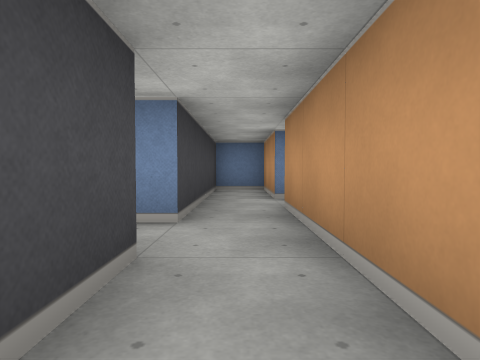
[1] (above)

21 first-person views from a walk through a cub3D maze. The camera is about half as high as the walls, tilts 2° down and sees 75° across. The floor is counted in squares. Each view is taken from the middle of a square. On the plan, view 1 faces up. The plan holds only what a view shows up to about 9 squares ahead; the rest is blank.

[2]
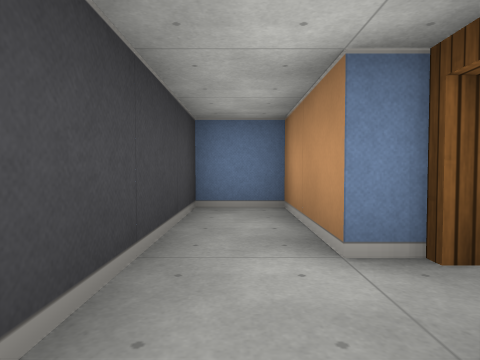

[3]
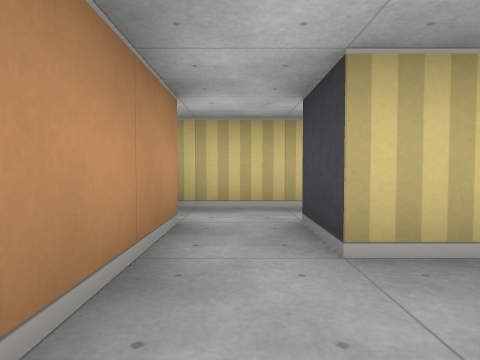

[4]
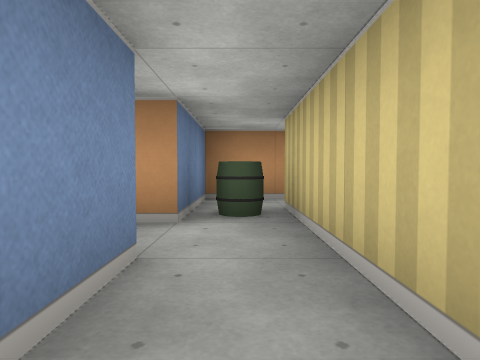

[5]
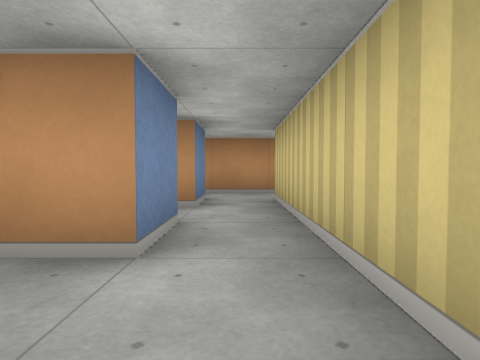

[6]
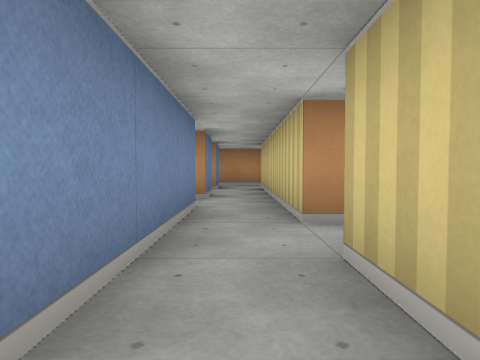

[7]
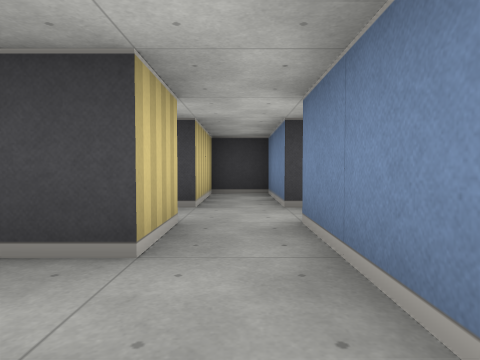

[8]
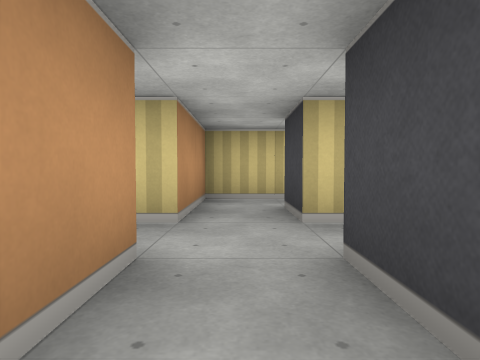

[9]
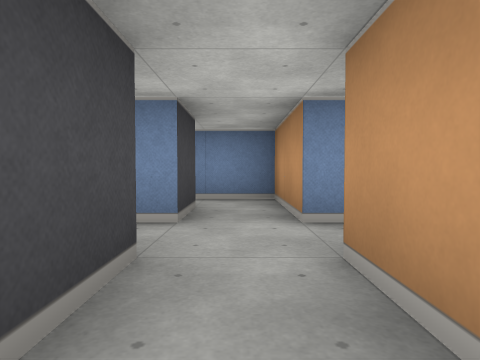

[10]
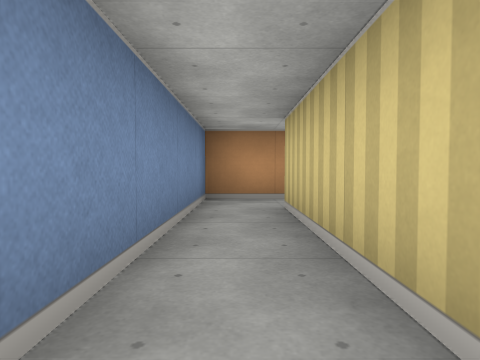

[11]
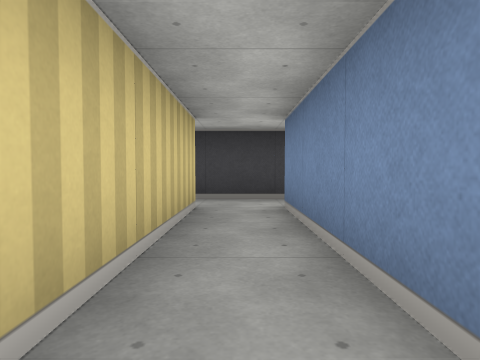

[12]
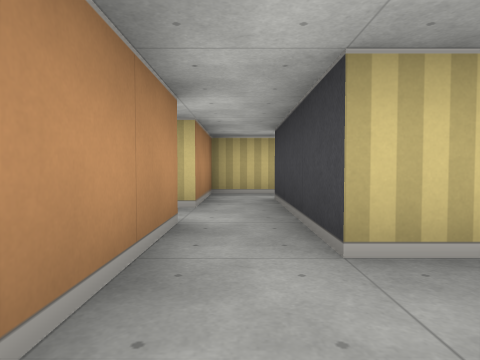

[13]
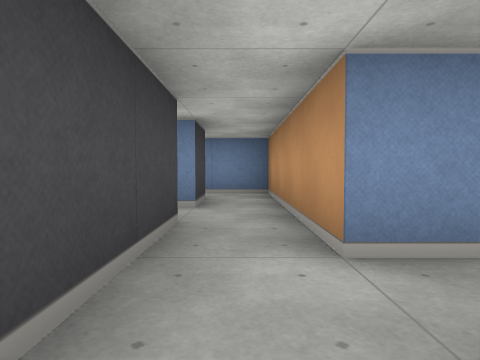

[14]
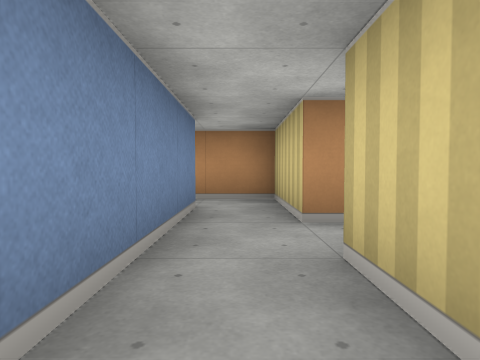

[15]
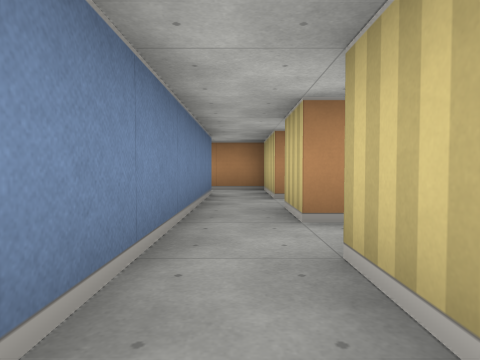

[16]
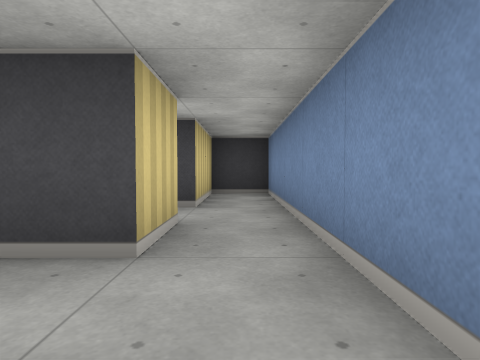

[17]
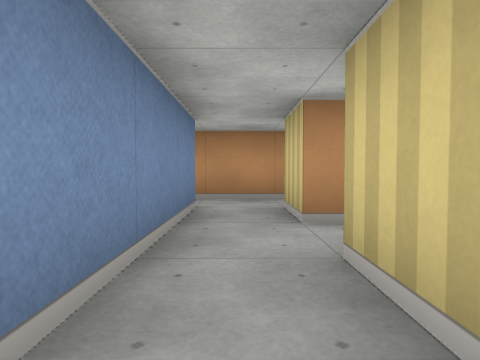

[18]
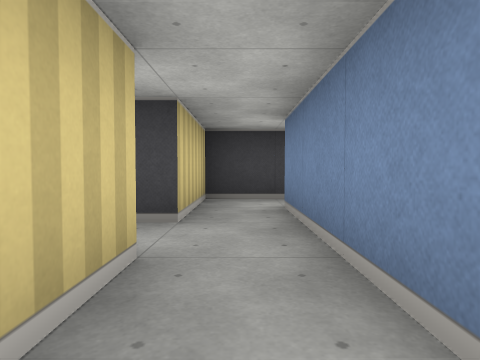

[19]
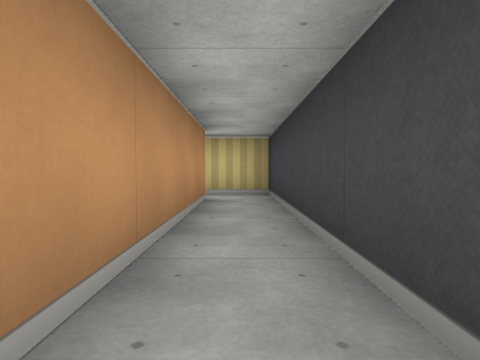

[20]
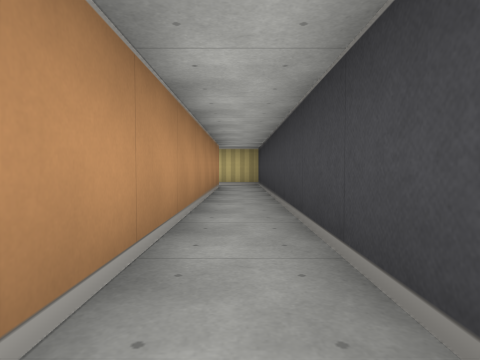

[21]
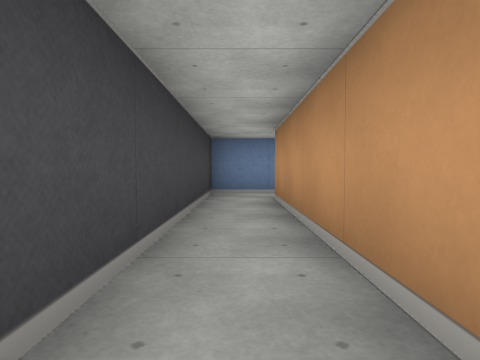

### Floor plan
Points are (right, up) in squares from view 1. A wall is a line through its corners. A room is listed if a view was taken in it or the views show most of it. See-through windows are left out.
Room 1 (view 1)
walls: (-0.4, -0.5) (1.5, -0.5); (2.5, -0.8) (2.5, 0.5) (0.5, 0.5) (0.5, 1.5); (-0.5, 1.5) (-0.5, 0.5)
ways out: opening at (0, 1) to room 2; opening at (-1, 0) to room 3
objects: barrel (1, 0)
Room 2 (views 2, 3)
walls: (0.5, 4.5) (0.5, 6.5) (-0.5, 6.5) (-0.5, 2.5) (-1.5, 2.5); (0.5, 1.5) (0.5, 3.5); (-1.5, 1.5) (-0.5, 1.5)
ways out: opening at (0, 1) to room 1; opening at (-1, 2); open door at (1, 4)
Room 3 (view 4)
walls: (-1.4, -0.5) (-0.4, -0.5); (-0.5, 0.5) (-1.4, 0.5)
ways out: opening at (-1, 0) to room 1
Room 4 (views 5, 7)
walls: (-5.5, 1.5) (-4.5, 1.5); (-7.5, 1.5) (-6.5, 1.5) (-6.5, 0.8); (-4.5, 2.5) (-7.5, 2.5)
ways out: opening at (-7, 2) to room 5; opening at (-5, 2) to room 12
Room 5 (view 6)
walls: (-8.5, 3.5) (-8.5, 2.5) (-10.5, 2.5) (-10.5, 1.5) (-8.5, 1.5); (-7.5, 2.5) (-7.5, 3.5)
ways out: opening at (-7, 2) to room 4; opening at (-8, 3) to room 6; opening at (-8, 1) to room 7
Room 6 (views 8, 10, 11)
walls: (-11.5, 3.5) (-8.5, 3.5); (-7.5, 3.5) (-7.5, 4.5) (-11.5, 4.5) (-11.5, 5.5); (-12.5, 5.5) (-12.5, 3.5)
ways out: opening at (-8, 3) to room 5; opening at (-12, 5) to room 8; opening at (-12, 3) to room 9
Room 7 (view 9)
walls: (-8.8, -0.5) (-7.5, -0.5) (-7.5, 1.5); (-8.5, 1.5) (-8.5, 0.5)
ways out: opening at (-8, 1) to room 5
Room 8 (views 12, 18)
walls: (-11.5, 5.5) (-11.5, 7.5); (-13.5, 5.5) (-12.5, 5.5); (-12.5, 7.5) (-12.5, 6.5) (-13.5, 6.5)
ways out: opening at (-12, 5) to room 6; opening at (-13, 6) to room 14; opening at (-12, 7)
Room 9 (views 13, 16)
walls: (-13.5, 1.5) (-11.5, 1.5) (-11.5, 3.5); (-12.5, 3.5) (-12.5, 2.5) (-13.5, 2.5)
ways out: opening at (-12, 3) to room 6; opening at (-13, 2) to room 13
Room 10 (views 14, 15)
walls: (-15.5, 2.5) (-18.5, 2.5) (-18.5, 1.5) (-16.5, 1.5)
ways out: opening at (-15, 2) to room 13; opening at (-16, 1)
Room 11 (views 17, 19, 20, 21)
walls: (-15.4, 16.5) (-16.5, 16.5) (-16.5, 5.5) (-15.5, 5.5); (-15.5, 6.5) (-15.5, 15.5)
ways out: opening at (-15, 6) to room 14
Room 12 (no view inside)
walls: (-3.5, 2.5) (-3.5, 3.2); (-4.5, 1.5) (-3.5, 1.5)
ways out: opening at (-5, 2) to room 4; opening at (-4, 3); opening at (-3, 2)
Room 13 (no view inside)
walls: (-15.5, 1.5) (-14.5, 1.5); (-13.5, 2.5) (-15.5, 2.5)
ways out: opening at (-13, 2) to room 9; opening at (-15, 2) to room 10; opening at (-14, 1)
Room 14 (no view inside)
walls: (-15.5, 5.5) (-14.5, 5.5); (-13.5, 6.5) (-15.5, 6.5)
ways out: opening at (-13, 6) to room 8; opening at (-15, 6) to room 11; opening at (-14, 5)

Where each view was taken, in squares from view 1:
view 1: 0 up, 0 right, facing up
view 2: 3 up, 0 right, facing up
view 3: 3 up, 0 right, facing down
view 4: 0 up, 2 left, facing right
view 5: 2 up, 5 left, facing right
view 6: 2 up, 8 left, facing right
view 7: 2 up, 5 left, facing left
view 8: 4 up, 8 left, facing down
view 9: 0 up, 8 left, facing up
view 10: 4 up, 12 left, facing right
view 11: 4 up, 8 left, facing left
view 12: 7 up, 12 left, facing down
view 13: 3 up, 12 left, facing up
view 14: 2 up, 16 left, facing right
view 15: 2 up, 18 left, facing right
view 16: 2 up, 13 left, facing left
view 17: 6 up, 16 left, facing right
view 18: 6 up, 12 left, facing left
view 19: 11 up, 16 left, facing down
view 20: 14 up, 16 left, facing down
view 21: 11 up, 16 left, facing up
